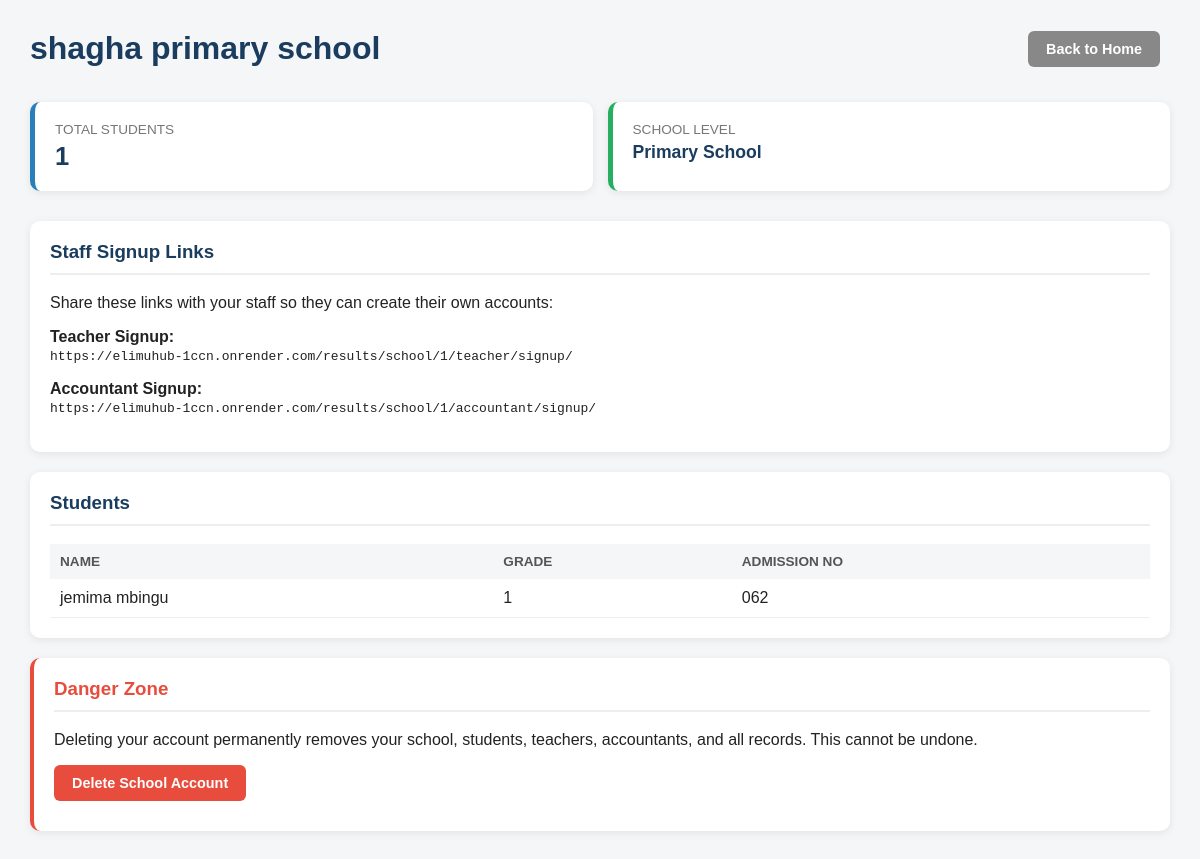
/results/school/dashboard/ (signed in), run on an earlier commit of the app's database.
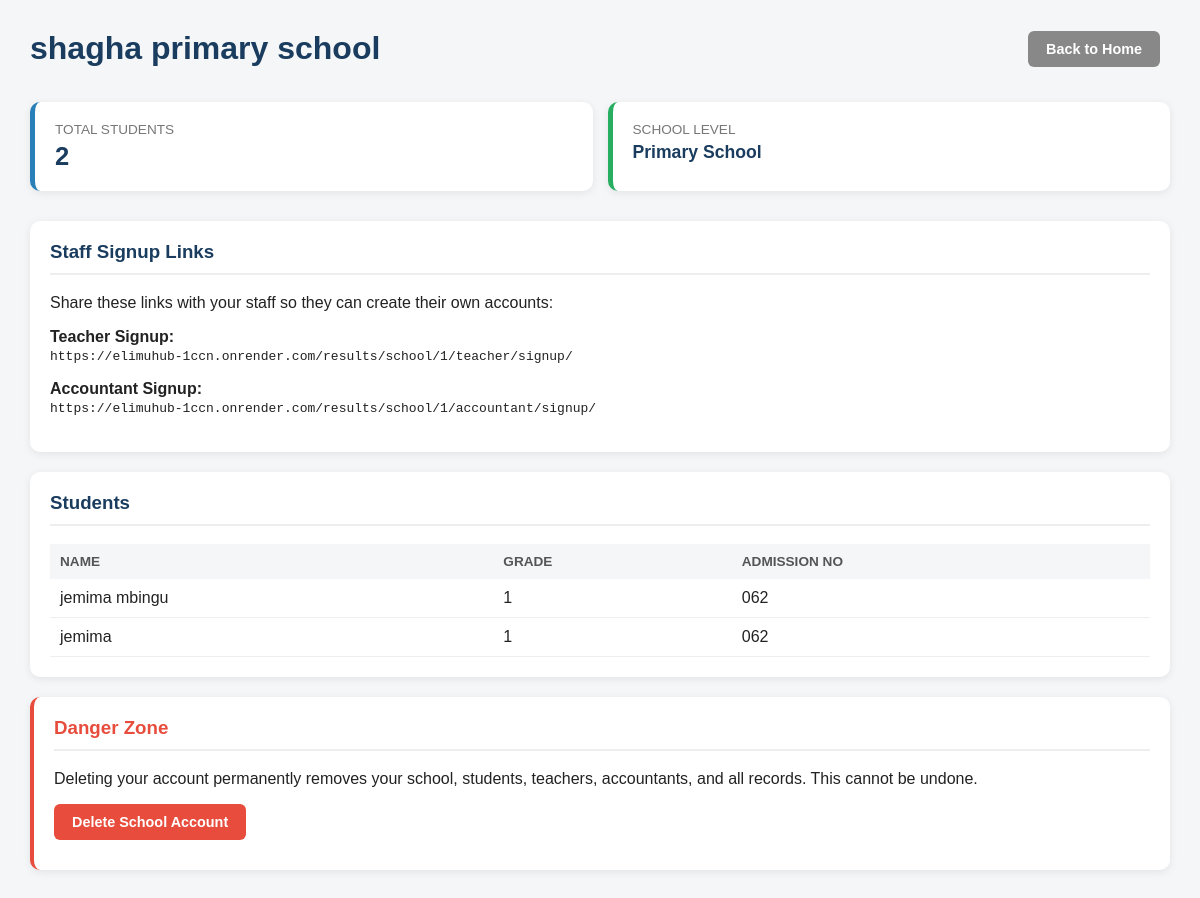
And on a later commit of the database.
### results/models.py (models this page shows, shortened)
class School(models.Model):
    LEVEL_CHOICES = [
        ('primary', 'Primary School'),
        ('secondary', 'Secondary School'),
    ]
    name = models.CharField(max_length=100)
    level = models.CharField(max_length=20, choices=LEVEL_CHOICES, default='primary')
    email = models.CharField(max_length=100)
    phone = models.CharField(max_length=20)
    password = models.CharField(max_length=100)

class Student(models.Model):
    school = models.ForeignKey(School, on_delete=models.CASCADE)
    added_by = models.ForeignKey(Teacher, on_delete=models.SET_NULL, null=True, blank=True)
    full_name = models.CharField(max_length=100)
    admission_number = models.CharField(max_length=20)
    grade = models.IntegerField()
    stream = models.CharField(max_length=20, blank=True)
    verification_code = models.CharField(max_length=10, blank=True)

### results/views.py (the view)
# urls.py: path('school/dashboard/', views.school_dashboard, name='school_dashboard'),
def school_dashboard(request):
    school_id = request.session.get('school_id')
    if not school_id:
        return redirect('school_login')
    school = get_object_or_404(School, id=school_id)
    students = Student.objects.filter(school=school)
    return render(request, 'results/school_dashboard.html', {'school': school, 'students': students})

### results/templates/results/school_dashboard.html (shortened to what this page needs)
<!DOCTYPE html>
<html>
<head>
    {% load static %}
    <link rel="stylesheet" href="{% static 'results/style.css' %}">
</head>
<body class="dashboard-page">
    <div class="dashboard-header">
        <h1>{{ school.name }}</h1>
        <a href="/results/" class="action-btn" style="background:#888;">Back to Home</a>
    </div>
    <div class="stat-grid">
        <div class="stat-card">
            <div class="stat-label">TOTAL STUDENTS</div>
            <div class="stat-value">{{ students.count }}</div>
        </div>
        <div class="stat-card" style="border-left-color:#27ae60;">
            <div class="stat-label">SCHOOL LEVEL</div>
            <div class="stat-value" style="font-size:1.1em;">{{ school.get_level_display }}</div>
        </div>
    </div>
    <div class="dashboard-section">
        <h3>Staff Signup Links</h3>
        <p>Share these links with your staff so they can create their own accounts:</p>
        <p><strong>Teacher Signup:</strong><br>
        <code>https://elimuhub-1ccn.onrender.com/results/school/{{ school.id }}/teacher/signup/</code></p>
        <p><strong>Accountant Signup:</strong><br>
        <code>https://elimuhub-1ccn.onrender.com/results/school/{{ school.id }}/accountant/signup/</code></p>
    </div>
    <div class="dashboard-section">
        <h3>Students</h3>
        <table class="dashboard-table">
            <tr>
                <th>Name</th>
                <th>Grade</th>
                <th>Admission No</th>
            </tr>
            {% for student in students %}
            <tr>
                <td>{{ student.full_name }}</td>
                <td>{{ student.grade }}</td>
                <td>{{ student.admission_number }}</td>
            </tr>
            {% empty %}
            <tr><td colspan="3">No students yet.</td></tr>
            {% endfor %}
        </table>
    </div>
    <div class="dashboard-section" style="border-left: 4px solid #e74c3c;">
    <h3 style="color:#e74c3c;">Danger Zone</h3>
    <p>Deleting your account permanently removes your school, students, teachers, accountants, and all records. This cannot be undone.</p>
    <a href="/results/school/delete/" class="action-btn" style="background:#e74c3c;" onclick="return confirm('Are you sure? This will permanently delete your school and all its data.')">Delete School Account</a>
</div>
</body>
</html>

### results/static/results/style.css (style rules this page uses)
body { font-family: Arial, sans-serif; background-color: #eef2f5; color: #222; margin: 40px; }
h1 { color: #1a3c5e; border-bottom: 3px solid #2980b9; padding-bottom: 10px; }
table { border-collapse: collapse; width: 100%; margin-top: 15px; background: white; }
th { background-color: #2980b9; color: white; padding: 10px; text-align: left; }
td { padding: 10px; border-bottom: 1px solid #ddd; }
a { color: #2980b9; font-weight: bold; text-decoration: none; }
.dashboard-page { min-height: 100vh; margin: 0; background: #f4f6f8; padding: 30px; box-sizing: border-box; font-family: Arial, sans-serif; }
.dashboard-header { display: flex; justify-content: space-between; align-items: center; margin-bottom: 25px; }
.dashboard-header h1 { color: #1a3c5e; border: none; margin: 0; }
.stat-grid { display: flex; flex-wrap: wrap; gap: 15px; margin-bottom: 30px; }
.stat-card { background: white; border-radius: 10px; padding: 20px; flex: 1; min-width: 150px; box-shadow: 0 2px 8px rgba(0,0,0,0.08); border-left: 5px solid #2980b9; }
.stat-card .stat-label { color: #777; font-size: 0.85em; margin-bottom: 5px; }
.stat-card .stat-value { font-size: 1.6em; font-weight: bold; color: #1a3c5e; }
.dashboard-section { background: white; border-radius: 10px; padding: 20px; margin-bottom: 20px; box-shadow: 0 2px 8px rgba(0,0,0,0.08); }
.dashboard-section h3 { color: #1a3c5e; margin-top: 0; border-bottom: 2px solid #eee; padding-bottom: 10px; }
.action-btn { display: inline-block; background: #2980b9; color: white; padding: 10px 18px; border-radius: 6px; text-decoration: none; font-size: 0.9em; margin-right: 10px; margin-bottom: 10px; }
.dashboard-table { width: 100%; border-collapse: collapse; }
.dashboard-table th { background: #f4f6f8; color: #555; text-align: left; padding: 10px; font-size: 0.85em; text-transform: uppercase; }
.dashboard-table td { padding: 10px; border-bottom: 1px solid #eee; }

What changed in the data, as far as the page shows it:
added Student: full_name "jemima", grade "1", admission_number "062"
Also different on the page:
{{ students.count }}: "1" → "2"
